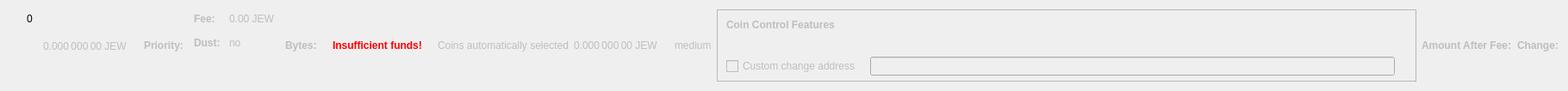
    <widget class="QWidget" name="dummyHideWidget" native="true">
     <property name="maximumSize">
      <size>
       <width>100</width>
       <height>22</height>
      </size>
     </property>
     <layout class="QHBoxLayout" name="dummyHideLayout">
      <item>
       <layout class="QFormLayout" name="formLayoutCoinControl1">
        <property name="horizontalSpacing">
         <number>10</number>
        </property>
        <property name="verticalSpacing">
         <number>14</number>
        </property>
        <property name="leftMargin">
         <number>10</number>
        </property>
        <property name="topMargin">
         <number>4</number>
        </property>
        <property name="rightMargin">
         <number>6</number>
        </property>
        <item row="0" column="1">
         <widget class="QLabel" name="labelCoinControlBytes">
          <property name="cursor">
           <cursorShape>IBeamCursor</cursorShape>
          </property>
          <property name="contextMenuPolicy">
           <enum>Qt::ActionsContextMenu</enum>
          </property>
          <property name="text">
           <string notr="true">0</string>
          </property>
          <property name="textInteractionFlags">
           <set>Qt::LinksAccessibleByMouse|Qt::TextSelectableByKeyboard|Qt::TextSelectableByMouse</set>
          </property>
         </widget>
        </item>
       </layout>
      </item>
      <item>
       <widget class="QLabel" name="labelCoinControlAfterFee">
        <property name="enabled">
         <bool>false</bool>
        </property>
        <property name="sizePolicy">
         <sizepolicy hsizetype="Fixed" vsizetype="Fixed">
          <horstretch>0</horstretch>
          <verstretch>0</verstretch>
         </sizepolicy>
        </property>
        <property name="minimumSize">
         <size>
          <width>111</width>
          <height>12</height>
         </size>
        </property>
        <property name="maximumSize">
         <size>
          <width>111</width>
          <height>12</height>
         </size>
        </property>
        <property name="cursor">
         <cursorShape>IBeamCursor</cursorShape>
        </property>
        <property name="contextMenuPolicy">
         <enum>Qt::ActionsContextMenu</enum>
        </property>
        <property name="text">
         <string notr="true">0.000 000 00 JEW</string>
        </property>
        <property name="textInteractionFlags">
         <set>Qt::LinksAccessibleByMouse|Qt::TextSelectableByKeyboard|Qt::TextSelectableByMouse</set>
        </property>
       </widget>
      </item>
      <item>
       <widget class="QLabel" name="labelCoinControlPriorityText">
        <property name="enabled">
         <bool>false</bool>
        </property>
        <property name="font">
         <font>
          <weight>75</weight>
          <bold>true</bold>
         </font>
        </property>
        <property name="text">
         <string>Priority:</string>
        </property>
       </widget>
      </item>
      <item>
       <layout class="QHBoxLayout" name="horizontalLayout"/>
      </item>
      <item>
       <layout class="QFormLayout" name="formLayoutCoinControl3">
        <property name="horizontalSpacing">
         <number>10</number>
        </property>
        <property name="verticalSpacing">
         <number>14</number>
        </property>
        <property name="leftMargin">
         <number>6</number>
        </property>
        <property name="topMargin">
         <number>4</number>
        </property>
        <property name="rightMargin">
         <number>6</number>
        </property>
        <item row="0" column="0">
         <widget class="QLabel" name="labelCoinControlFeeText">
          <property name="enabled">
           <bool>false</bool>
          </property>
          <property name="font">
           <font>
            <weight>75</weight>
            <bold>true</bold>
           </font>
          </property>
          <property name="text">
           <string>Fee:</string>
          </property>
          <property name="margin">
           <number>0</number>
          </property>
         </widget>
        </item>
        <item row="0" column="1">
         <widget class="QLabel" name="labelCoinControlFee">
          <property name="enabled">
           <bool>false</bool>
          </property>
          <property name="cursor">
           <cursorShape>IBeamCursor</cursorShape>
          </property>
          <property name="contextMenuPolicy">
           <enum>Qt::ActionsContextMenu</enum>
          </property>
          <property name="text">
           <string notr="true">0.00 JEW</string>
          </property>
          <property name="textInteractionFlags">
           <set>Qt::LinksAccessibleByMouse|Qt::TextSelectableByKeyboard|Qt::TextSelectableByMouse</set>
          </property>
         </widget>
        </item>
        <item row="1" column="0">
         <widget class="QLabel" name="labelCoinControlLowOutputText">
          <property name="enabled">
           <bool>false</bool>
          </property>
          <property name="font">
           <font>
            <weight>75</weight>
            <bold>true</bold>
           </font>
          </property>
          <property name="text">
           <string>Dust:</string>
          </property>
         </widget>
        </item>
        <item row="1" column="1">
         <widget class="QLabel" name="labelCoinControlLowOutput">
          <property name="enabled">
           <bool>false</bool>
          </property>
          <property name="cursor">
           <cursorShape>IBeamCursor</cursorShape>
          </property>
          <property name="contextMenuPolicy">
           <enum>Qt::ActionsContextMenu</enum>
          </property>
          <property name="text">
           <string>no</string>
          </property>
          <property name="textInteractionFlags">
           <set>Qt::LinksAccessibleByMouse|Qt::TextSelectableByKeyboard|Qt::TextSelectableByMouse</set>
          </property>
         </widget>
        </item>
       </layout>
      </item>
      <item>
       <widget class="QLabel" name="labelCoinControlBytesText">
        <property name="enabled">
         <bool>false</bool>
        </property>
        <property name="font">
         <font>
          <weight>75</weight>
          <bold>true</bold>
         </font>
        </property>
        <property name="text">
         <string>Bytes:</string>
        </property>
       </widget>
      </item>
      <item>
       <layout class="QFormLayout" name="formLayoutCoinControl2">
        <property name="horizontalSpacing">
         <number>10</number>
        </property>
        <property name="verticalSpacing">
         <number>14</number>
        </property>
        <property name="leftMargin">
         <number>6</number>
        </property>
        <property name="topMargin">
         <number>4</number>
        </property>
        <property name="rightMargin">
         <number>6</number>
        </property>
       </layout>
      </item>
      <item>
       <layout class="QHBoxLayout" name="horizontalLayoutCoinControl2">
        <property name="spacing">
         <number>8</number>
        </property>
        <property name="bottomMargin">
         <number>10</number>
        </property>
       </layout>
      </item>
      <item>
       <widget class="QLabel" name="labelCoinControlInsuffFunds">
        <property name="enabled">
         <bool>false</bool>
        </property>
        <property name="minimumSize">
         <size>
          <width>0</width>
          <height>0</height>
         </size>
        </property>
        <property name="font">
         <font>
          <weight>75</weight>
          <bold>true</bold>
         </font>
        </property>
        <property name="styleSheet">
         <string notr="true">color:red;font-weight:bold;</string>
        </property>
        <property name="text">
         <string>Insufficient funds!</string>
        </property>
        <property name="margin">
         <number>5</number>
        </property>
       </widget>
      </item>
      <item>
       <layout class="QFormLayout" name="formLayoutCoinControl4">
        <property name="horizontalSpacing">
         <number>10</number>
        </property>
        <property name="verticalSpacing">
         <number>14</number>
        </property>
        <property name="leftMargin">
         <number>6</number>
        </property>
        <property name="topMargin">
         <number>4</number>
        </property>
        <property name="rightMargin">
         <number>6</number>
        </property>
       </layout>
      </item>
      <item>
       <widget class="QLabel" name="labelCoinControlAutomaticallySelected">
        <property name="enabled">
         <bool>false</bool>
        </property>
        <property name="sizePolicy">
         <sizepolicy hsizetype="Fixed" vsizetype="Fixed">
          <horstretch>0</horstretch>
          <verstretch>0</verstretch>
         </sizepolicy>
        </property>
        <property name="minimumSize">
         <size>
          <width>0</width>
          <height>0</height>
         </size>
        </property>
        <property name="maximumSize">
         <size>
          <width>240</width>
          <height>16777215</height>
         </size>
        </property>
        <property name="text">
         <string>Coins automatically selected</string>
        </property>
        <property name="margin">
         <number>5</number>
        </property>
       </widget>
      </item>
      <item>
       <widget class="QLabel" name="labelCoinControlChange">
        <property name="enabled">
         <bool>false</bool>
        </property>
        <property name="sizePolicy">
         <sizepolicy hsizetype="Fixed" vsizetype="Fixed">
          <horstretch>0</horstretch>
          <verstretch>0</verstretch>
         </sizepolicy>
        </property>
        <property name="minimumSize">
         <size>
          <width>111</width>
          <height>0</height>
         </size>
        </property>
        <property name="maximumSize">
         <size>
          <width>111</width>
          <height>16777215</height>
         </size>
        </property>
        <property name="cursor">
         <cursorShape>IBeamCursor</cursorShape>
        </property>
        <property name="contextMenuPolicy">
         <enum>Qt::ActionsContextMenu</enum>
        </property>
        <property name="text">
         <string notr="true">0.000 000 00 JEW</string>
        </property>
        <property name="textInteractionFlags">
         <set>Qt::LinksAccessibleByMouse|Qt::TextSelectableByKeyboard|Qt::TextSelectableByMouse</set>
        </property>
       </widget>
      </item>
      <item>
       <widget class="QLabel" name="labelCoinControlPriority">
        <property name="enabled">
         <bool>false</bool>
        </property>
        <property name="cursor">
         <cursorShape>IBeamCursor</cursorShape>
        </property>
        <property name="contextMenuPolicy">
         <enum>Qt::ActionsContextMenu</enum>
        </property>
        <property name="text">
         <string>medium</string>
        </property>
        <property name="textInteractionFlags">
         <set>Qt::LinksAccessibleByMouse|Qt::TextSelectableByKeyboard|Qt::TextSelectableByMouse</set>
        </property>
       </widget>
      </item>
      <item>
       <widget class="QFrame" name="frameCoinControl">
        <property name="sizePolicy">
         <sizepolicy hsizetype="Expanding" vsizetype="Expanding">
          <horstretch>0</horstretch>
          <verstretch>0</verstretch>
         </sizepolicy>
        </property>
        <property name="maximumSize">
         <size>
          <width>16777215</width>
          <height>16777215</height>
         </size>
        </property>
        <property name="frameShape">
         <enum>QFrame::StyledPanel</enum>
        </property>
        <property name="frameShadow">
         <enum>QFrame::Sunken</enum>
        </property>
        <layout class="QVBoxLayout" name="verticalLayoutCoinControl2_2">
         <property name="spacing">
          <number>0</number>
         </property>
         <property name="leftMargin">
          <number>0</number>
         </property>
         <property name="topMargin">
          <number>0</number>
         </property>
         <property name="rightMargin">
          <number>0</number>
         </property>
         <property name="bottomMargin">
          <number>6</number>
         </property>
         <item>
          <layout class="QVBoxLayout" name="verticalLayoutCoinControl" stretch="0,0,0,1">
           <property name="spacing">
            <number>0</number>
           </property>
           <property name="leftMargin">
            <number>10</number>
           </property>
           <property name="topMargin">
            <number>10</number>
           </property>
           <item>
            <layout class="QHBoxLayout" name="horizontalLayoutCoinControl1">
             <property name="bottomMargin">
              <number>15</number>
             </property>
             <item>
              <widget class="QLabel" name="labelCoinControlFeatures">
               <property name="enabled">
                <bool>false</bool>
               </property>
               <property name="sizePolicy">
                <sizepolicy hsizetype="Preferred" vsizetype="Maximum">
                 <horstretch>0</horstretch>
                 <verstretch>0</verstretch>
                </sizepolicy>
               </property>
               <property name="font">
                <font>
                 <weight>75</weight>
                 <bold>true</bold>
                </font>
               </property>
               <property name="styleSheet">
                <string notr="true">font-weight:bold;</string>
               </property>
               <property name="text">
                <string>Coin Control Features</string>
               </property>
              </widget>
             </item>
            </layout>
           </item>
           <item>
            <widget class="QWidget" name="widgetCoinControl" native="true">
             <property name="sizePolicy">
              <sizepolicy hsizetype="Preferred" vsizetype="Preferred">
               <horstretch>0</horstretch>
               <verstretch>0</verstretch>
              </sizepolicy>
             </property>
             <property name="minimumSize">
              <size>
               <width>0</width>
               <height>0</height>
              </size>
             </property>
             <property name="styleSheet">
              <string notr="true"/>
             </property>
             <layout class="QHBoxLayout" name="horizontalLayoutCoinControl5_2">
              <property name="leftMargin">
               <number>0</number>
              </property>
              <property name="topMargin">
               <number>0</number>
              </property>
              <property name="rightMargin">
               <number>0</number>
              </property>
              <property name="bottomMargin">
               <number>0</number>
              </property>
              <item>
               <layout class="QHBoxLayout" name="horizontalLayoutCoinControl3">
                <property name="spacing">
                 <number>20</number>
                </property>
                <property name="topMargin">
                 <number>0</number>
                </property>
                <property name="bottomMargin">
                 <number>10</number>
                </property>
               </layout>
              </item>
             </layout>
            </widget>
           </item>
           <item>
            <layout class="QHBoxLayout" name="horizontalLayoutCoinControl4" stretch="0,0,0">
             <property name="spacing">
              <number>12</number>
             </property>
             <property name="sizeConstraint">
              <enum>QLayout::SetDefaultConstraint</enum>
             </property>
             <property name="topMargin">
              <number>5</number>
             </property>
             <property name="rightMargin">
              <number>5</number>
             </property>
             <item>
              <widget class="QCheckBox" name="checkBoxCoinControlChange">
               <property name="enabled">
                <bool>false</bool>
               </property>
               <property name="toolTip">
                <string>If this is activated, but the change address is empty or invalid, change will be sent to a newly generated address.</string>
               </property>
               <property name="text">
                <string>Custom change address</string>
               </property>
              </widget>
             </item>
             <item>
              <widget class="QValidatedLineEdit" name="lineEditCoinControlChange">
               <property name="enabled">
                <bool>false</bool>
               </property>
               <property name="sizePolicy">
                <sizepolicy hsizetype="Expanding" vsizetype="Fixed">
                 <horstretch>0</horstretch>
                 <verstretch>0</verstretch>
                </sizepolicy>
               </property>
              </widget>
             </item>
             <item>
              <widget class="QLabel" name="labelCoinControlChangeLabel_2">
               <property name="sizePolicy">
                <sizepolicy hsizetype="Preferred" vsizetype="Expanding">
                 <horstretch>0</horstretch>
                 <verstretch>0</verstretch>
                </sizepolicy>
               </property>
               <property name="minimumSize">
                <size>
                 <width>0</width>
                 <height>0</height>
                </size>
               </property>
               <property name="text">
                <string/>
               </property>
               <property name="margin">
                <number>3</number>
               </property>
              </widget>
             </item>
            </layout>
           </item>
           <item>
            <spacer name="verticalSpacerCoinControl">
             <property name="orientation">
              <enum>Qt::Vertical</enum>
             </property>
             <property name="sizeHint" stdset="0">
              <size>
               <width>800</width>
               <height>1</height>
              </size>
             </property>
            </spacer>
           </item>
          </layout>
         </item>
        </layout>
       </widget>
      </item>
      <item>
       <widget class="QLabel" name="labelCoinControlAfterFeeText">
        <property name="enabled">
         <bool>false</bool>
        </property>
        <property name="minimumSize">
         <size>
          <width>0</width>
          <height>0</height>
         </size>
        </property>
        <property name="maximumSize">
         <size>
          <width>16777215</width>
          <height>16777215</height>
         </size>
        </property>
        <property name="font">
         <font>
          <weight>75</weight>
          <bold>true</bold>
         </font>
        </property>
        <property name="text">
         <string>Amount After Fee:</string>
        </property>
        <property name="alignment">
         <set>Qt::AlignLeading|Qt::AlignLeft|Qt::AlignVCenter</set>
        </property>
        <property name="margin">
         <number>0</number>
        </property>
       </widget>
      </item>
      <item>
       <widget class="QLabel" name="labelCoinControlChangeText">
        <property name="enabled">
         <bool>false</bool>
        </property>
        <property name="sizePolicy">
         <sizepolicy hsizetype="Preferred" vsizetype="Preferred">
          <horstretch>0</horstretch>
          <verstretch>0</verstretch>
         </sizepolicy>
        </property>
        <property name="minimumSize">
         <size>
          <width>0</width>
          <height>0</height>
         </size>
        </property>
        <property name="maximumSize">
         <size>
          <width>16777215</width>
          <height>16777215</height>
         </size>
        </property>
        <property name="font">
         <font>
          <weight>75</weight>
          <bold>true</bold>
         </font>
        </property>
        <property name="text">
         <string>Change:</string>
        </property>
        <property name="alignment">
         <set>Qt::AlignLeading|Qt::AlignLeft|Qt::AlignVCenter</set>
        </property>
       </widget>
      </item>
     </layout>
    </widget>
